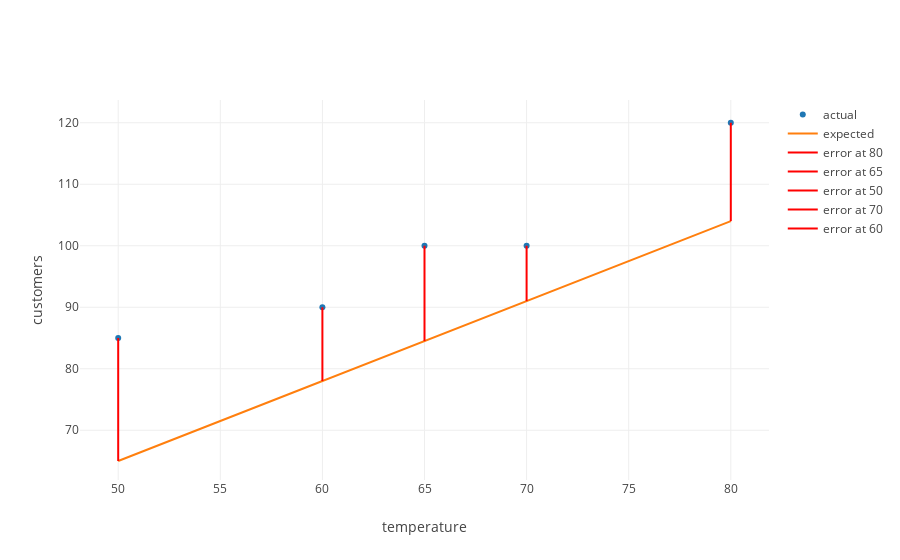

Write notebook code for a chart like this one.
### Markdown cell above
> Press shift enter below.  If you're curious as to how `error_line_traces` works, inspect the function in the `error.py` file.

### Code cell
from error import error_line_traces
error_traces = error_line_traces(temperatures, amounts, calculated_errors)
plot([data_trace, model_trace, *error_traces], layout = layout)

### Figure 1 — Plotly figure (JSON) as saved in the notebook; plotly's stock layout.template omitted (floating-point values rounded to 4 significant figures)
{"data": [{"mode": "markers", "name": "actual", "text": [], "type": "scatter", "uid": "46940c0a-0546-4623-b710-c1d2a9940c13", "x": [80, 65, 50, 70, 60], "y": [120, 100, 85, 100, 90]}, {"mode": "lines", "name": "expected", "text": [], "type": "scatter", "uid": "0a3aaeee-e1a8-4285-ab5e-e1784f0a51a4", "x": [80, 65, 50, 70, 60], "y": [104, 84.5, 65, 91, 78]}, {"hoverinfo": "none", "marker": {"color": "red"}, "mode": "lines", "name": "error at 80", "text": ["16.0"], "textposition": "top right", "type": "scatter", "uid": "24f69987-27dd-4b16-88d8-5277bc251628", "x": [80, 80], "y": [104, 120]}, {"hoverinfo": "none", "marker": {"color": "red"}, "mode": "lines", "name": "error at 65", "text": ["15.5"], "textposition": "top right", "type": "scatter", "uid": "21a4e725-9ce6-487a-81b3-1331f792c3e6", "x": [65, 65], "y": [84.5, 100]}, {"hoverinfo": "none", "marker": {"color": "red"}, "mode": "lines", "name": "error at 50", "text": ["20.0"], "textposition": "top right", "type": "scatter", "uid": "861ec738-b05d-4a83-92aa-52e3e60b4447", "x": [50, 50], "y": [65, 85]}, {"hoverinfo": "none", "marker": {"color": "red"}, "mode": "lines", "name": "error at 70", "text": ["9.0"], "textposition": "top right", "type": "scatter", "uid": "ffffd9ee-fd3a-409a-ad76-cef4feafd355", "x": [70, 70], "y": [91, 100]}, {"hoverinfo": "none", "marker": {"color": "red"}, "mode": "lines", "name": "error at 60", "text": ["12.0"], "textposition": "top right", "type": "scatter", "uid": "a042f1ba-6843-47b9-a865-5c3ddf8569c7", "x": [60, 60], "y": [78, 90]}], "layout": {"xaxis": {"title": {"text": "temperature"}}, "yaxis": {"title": {"text": "customers"}}}}
